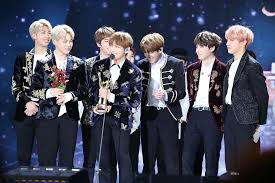
#> input picture opencv_ex/images/bts-03.jpg, 275 x 183 px
$ jupyter execute 27openCVChannel.ipynb
#> lines starting #> are read from the running program, lines starting #| are printed output that depends on the picture
[cell 1]
import cv2
import numpy as np  # 빈 채널 배열 생성을 위한 numpy 불러오기

print("OpenCV version:")  # 안내 문구 출력
print(cv2.__version__)  # 설치된 OpenCV 버전 확인

img = cv2.imread("images/bts-03.jpg")  # 이미지를 BGR 컬러로 읽어오기
#> img is the input picture: shape (183, 275, 3); mean B, G, R 84.2, 67.7, 64.3
print("image shape : {} pixels".format(img.shape))  # (높이, 너비, 채널) 형태 출력
#| image shape : (183, 275, 3) pixels
print("width: {} pixels".format(img.shape[1]))  # 이미지 너비(가로 픽셀 수)
#| width: 275 pixels
print("height: {} pixels".format(img.shape[0]))  # 이미지 높이(세로 픽셀 수)
#| height: 183 pixels
print("channels: {}".format(img.shape[2]))  # 색상 채널 수(3: B, G, R)
#| channels: 3

(height, width) = img.shape[:2]  # 높이, 너비만 분리해서 저장
#> height = 183; width = 275
center = (width // 2, height // 2)  # 이미지 중심 좌표
#> center = (137, 91)

cv2.imshow("bts original", img)  # 원본 이미지 표시

# img의 이미지의 color channel 분리
(B, G, R) = cv2.split(img)  # 컬러 이미지를 B, G, R 단일 채널 3개로 분리
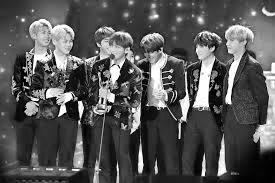
#> B: shape (183, 275); min 0, max 255, mean 84.2
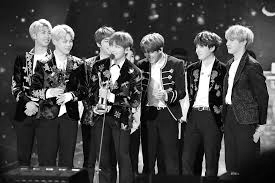
#> G: shape (183, 275); min 0, max 255, mean 67.7
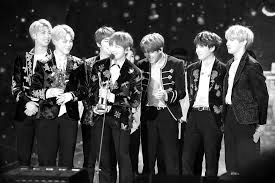
#> R: shape (183, 275); min 0, max 255, mean 64.3

cv2.imshow("Red Channel", R)  # 빨강 채널을 흑백 강도로 표시
cv2.imshow("Green Channel", G)  # 초록 채널을 흑백 강도로 표시
cv2.imshow("Blue Channel", B)  # 파랑 채널을 흑백 강도로 표시
cv2.waitKey(0)  # 키 입력 대기

# 색상을 머지함
zeros_img = np.zeros(img.shape[:2], dtype = "uint8")  # 값이 0인 빈 채널 생성
cv2.imshow("Red", cv2.merge([zeros_img, G, R]))  # B를 0으로 채워 병합
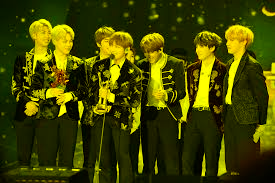
#> window 'Red': shape (183, 275, 3); mean B, G, R 0, 67.7, 64.3
cv2.imshow("Green", cv2.merge([zeros_img, G, zeros_img]))  # G만 남기고 병합
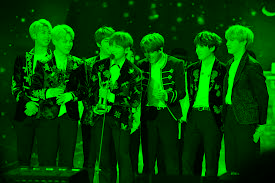
#> window 'Green': shape (183, 275, 3); mean B, G, R 0, 67.7, 0
cv2.imshow("Blue", cv2.merge([B, zeros_img, zeros_img]))  # B만 남기고 병합
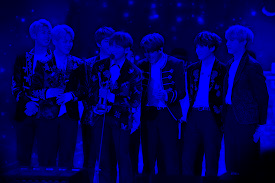
#> window 'Blue': shape (183, 275, 3); mean B, G, R 84.2, 0, 0
cv2.waitKey(0)  # 키 입력 대기

# 필터 적용
gray_img = cv2.cvtColor(img, cv2.COLOR_BGR2GRAY)  # 흑백으로 변환
cv2.imshow("Gray Filter", gray_img)  # 흑백 결과 표시

# hsv : 색상(Hue), 채도(Saturation), 명도(Value)
hsv_img = cv2.cvtColor(img, cv2.COLOR_BGR2HSV)  # HSV 색공간으로 변환
#> hsv_img: shape (183, 275, 3); mean H, S, V 101.7, 110.3, 88
cv2.imshow("HSV Filter", hsv_img)  # HSV 결과 표시

# Lab Color 채널을 이용해 이미지 선명도를 높이기 위한 필터
lab = cv2.cvtColor(img, cv2.COLOR_BGR2LAB)  # Lab 색공간으로 변환
#> lab: shape (183, 275, 3); mean of channels 0, 1, 2 70.5, 131.9, 117.6
cv2.imshow("LAB Filter", lab)  # Lab 결과 표시
cv2.waitKey(0)  # 키 입력 대기

BGR = cv2.merge([B, G, R])  # 분리했던 B, G, R 채널을 다시 하나의 컬러 이미지로 병합
cv2.imshow("Blue, Green and Red", BGR)  # 병합 결과 표시(원본과 동일)

cv2.waitKey(0)  # 키 입력이 있을 때까지 대기
cv2.destroyAllWindows()  # 열려 있는 모든 OpenCV 창 닫기

$ run again, with opencv_ex/images/bts-02.jpg copied over opencv_ex/images/bts-03.jpg
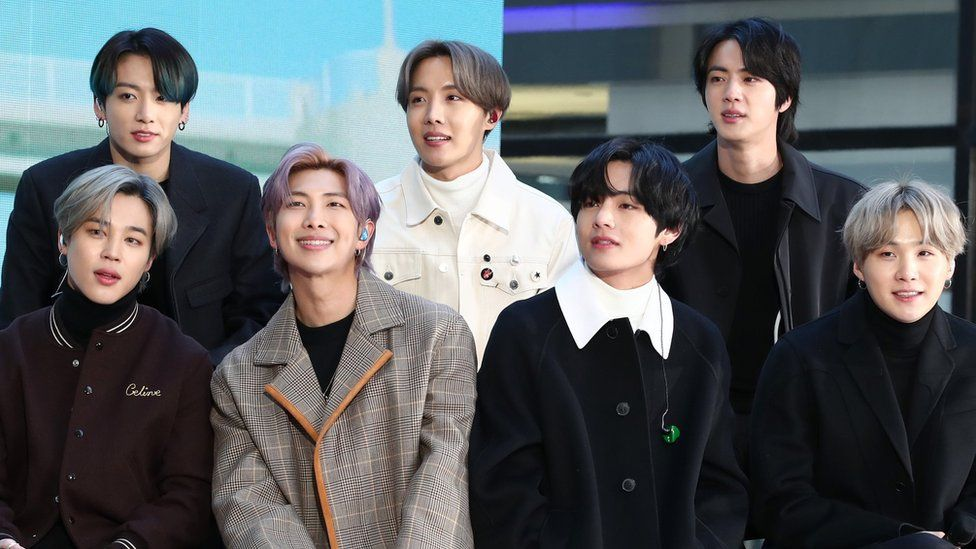
#> input picture opencv_ex/images/bts-02.jpg, 976 x 549 px
#> img is the input picture: shape (549, 976, 3); mean B, G, R 94.9, 92.1, 89
#| image shape : (549, 976, 3) pixels
#| width: 976 pixels
#| height: 549 pixels
#| channels: 3
#> `cv2.imshow("Blue", cv2.merge([B, zeros_img, zeros_img]))`:
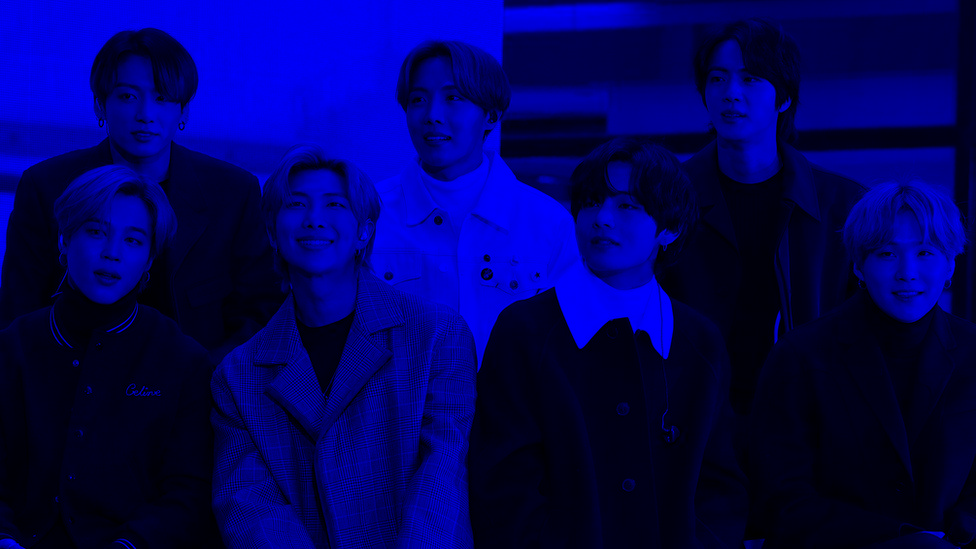
#> window 'Blue': shape (549, 976, 3); mean B, G, R 94.9, 0, 0
#> `gray_img = cv2.cvtColor(img, cv2.COLOR_BGR2GRAY)`:
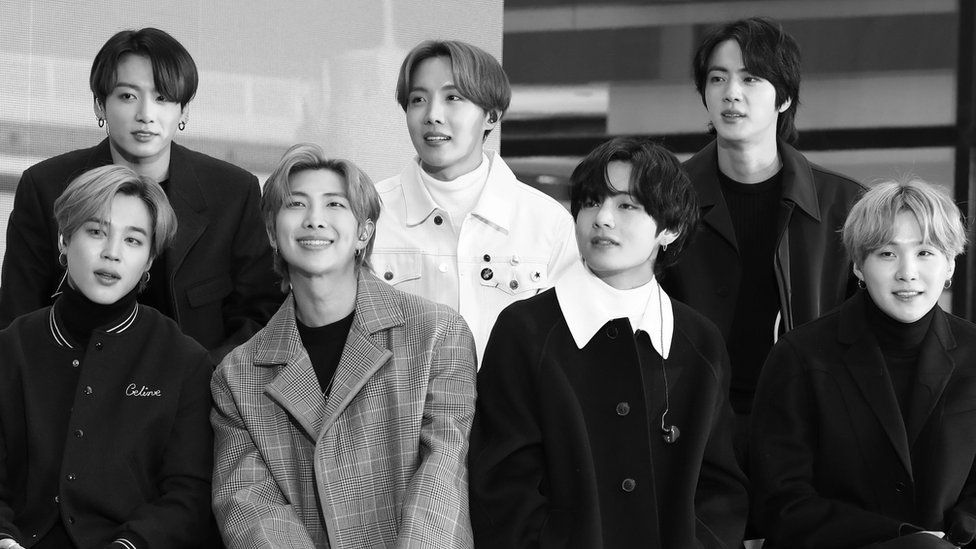
#> gray_img: shape (549, 976); min 0, max 255, mean 91.5
#> hsv_img: shape (549, 976, 3); mean H, S, V 80.2, 67.4, 104.2
#> lab: shape (549, 976, 3); mean of channels 0, 1, 2 94.4, 128.4, 126.3
